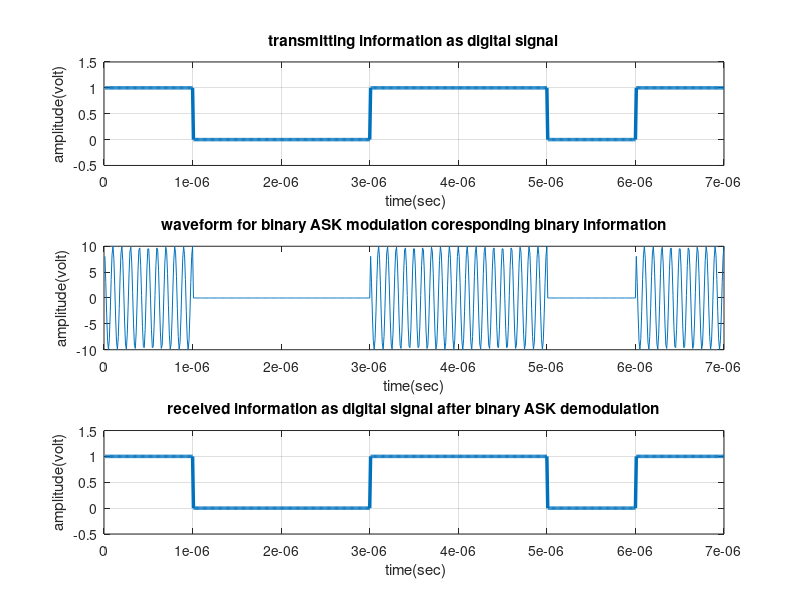

MATLAB code to generate this figure:
%% Amplitude shift keying
%%
clc;
clear all;
close all;
x=[ 1 0 0 1 1 0 1];                                    % Binary Information
bp=.000001;                                                    % bit period
disp(' Binary information at Trans mitter :');
disp(x);
%XX representation of transmitting binary information as digital signal XXX
bit=[]; 
for n=1:1:length(x)
    if x(n)==1;
       se=ones(1,100);
    else x(n)==0;
        se=zeros(1,100);
    end
     bit=[bit se];
end
t1=bp/100:bp/100:100*length(x)*(bp/100);
subplot(3,1,1);
plot(t1,bit,'lineWidth',2.5);grid on;
axis([ 0 bp*length(x) -.5 1.5]);
ylabel('amplitude(volt)');
xlabel(' time(sec)');
title('transmitting information as digital signal');
%XXXXXXXXXXXXXXXXXXXXXXX Binary-ASK modulation XXXXXXXXXXXXXXXXXXXXXXXXXXX%
A1=10;                      % Amplitude of carrier signal for information 1
A2=0;                       % Amplitude of carrier signal for information 0
br=1/bp;                                                         % bit rate
f=br*10;                                                 % carrier frequency 
t2=bp/99:bp/99:bp;                 
ss=length(t2);
m=[];
for (i=1:1:length(x))
    if (x(i)==1)
        y=A1*cos(2*pi*f*t2);
    else
        y=A2*cos(2*pi*f*t2);
    end
    m=[m y];
end
t3=bp/99:bp/99:bp*length(x);
subplot(3,1,2);
plot(t3,m);
xlabel('time(sec)');
ylabel('amplitude(volt)');
title('waveform for binary ASK modulation coresponding binary information');
%XXXXXXXXXXXXXXXXXXXX Binary ASK demodulation XXXXXXXXXXXXXXXXXXXXXXXXXXXXX
mn=[];
for n=ss:ss:length(m)
  t=bp/99:bp/99:bp;
  y=cos(2*pi*f*t);                                        % carrier siignal 
  mm=y.*m((n-(ss-1)):n);
  t4=bp/99:bp/99:bp;
  z=trapz(t4,mm)                                              % intregation 
  zz=round((2*z/bp))                                     
  if(zz>7.5)                                  % logic level = (A1+A2)/2=7.5
    a=1;
  else
    a=0;
  end
  mn=[mn a];
end
disp(' Binary information at Reciver :');
disp(mn);
%XXXXX Representation of binary information as digital signal which achived 
%after ASK demodulation XXXXXXXXXXXXXXXXXXXXXXXXXXXXXXXXXXXXXXXXXXXXXXXXXXX
bit=[];
for n=1:length(mn);
    if mn(n)==1;
       se=ones(1,100);
    else mn(n)==0;
        se=zeros(1,100);
    end
     bit=[bit se];
end
t4=bp/100:bp/100:100*length(mn)*(bp/100);
subplot(3,1,3)
plot(t4,bit,'LineWidth',2.5);grid on;
axis([ 0 bp*length(mn) -.5 1.5]);
ylabel('amplitude(volt)');
xlabel(' time(sec)');
title('received information as digital signal after binary ASK demodulation');
